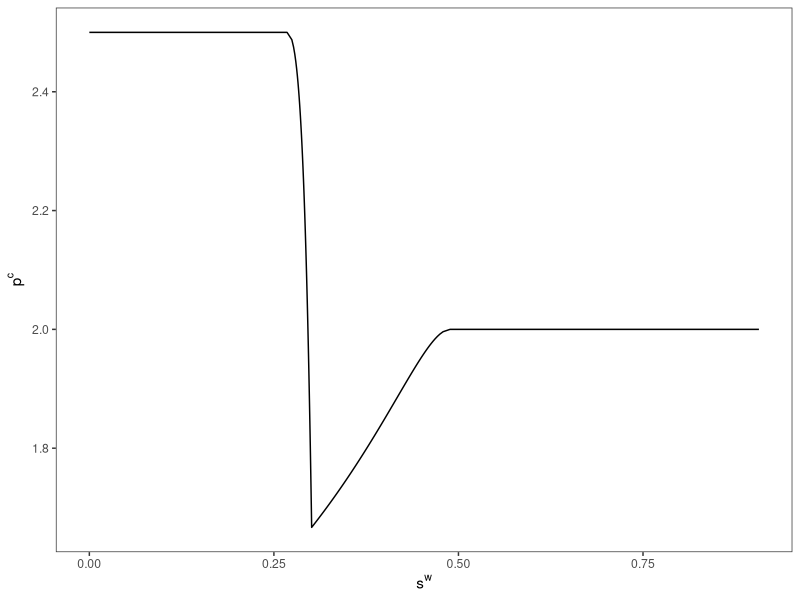
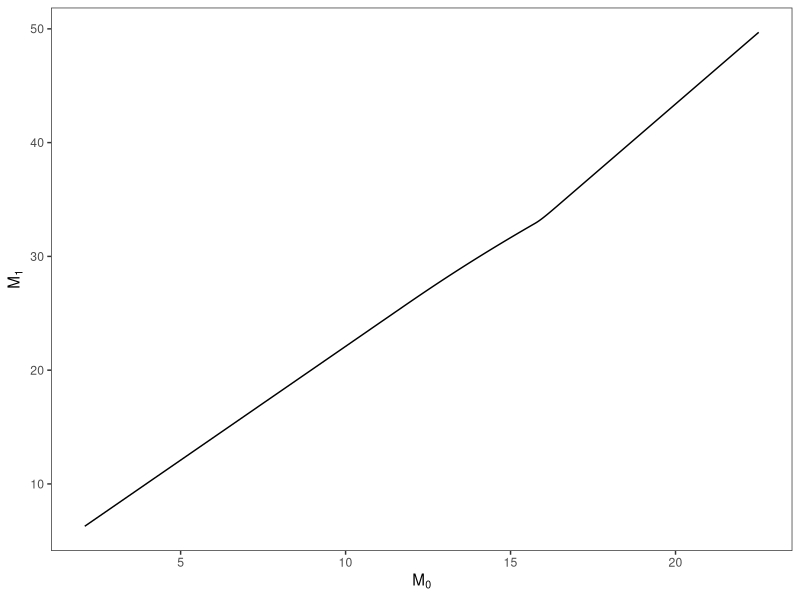
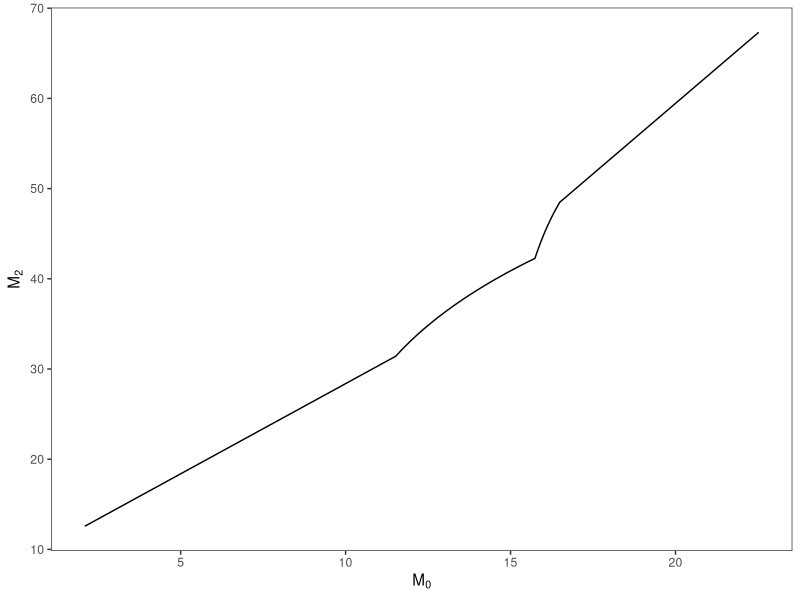

Here is the R script that generated these plots, in order:
require("ggplot2")

GGTHEME<-theme_bw()+theme(panel.grid.major = element_blank(),panel.grid.minor = element_blank())

PI=3.14159

CapVolume<-function(a,h){
	volume<-PI*h*(3*a^2+h^2)/6
	return(volume)
}

CapArea<-function(R,h){
	area<-2*PI*R*h
	return(area)
}

BulbVolume<-function(a1,a2,h){
	volume<-PI*h*(3*a1^2+3*a2^2+h^2)/6
	return(volume)
}

CylArea<-function(R,h){
	area<-2*PI*R*h
	return(area)
}

CylVolume<-function(R,h){
	volume<-PI*R^2*h
	return(volume)
}

# Geometry
L1 = 3.0
L2 = 3.0
r1=1.0
r2=0.8
#Radius of the bulb
Rb=1.2
# Length of the bulb
Hb=sqrt(Rb^2-r1^2)+sqrt(Rb^2-r2^2)

time=seq(0,100)
time_inlet<-time

M0_inlet<-CapVolume(r1,r1)+CylVolume(r1,time*0.01*L1)
M1_inlet<-CapArea(r1,r1)+CylArea(r1,time*0.01*L1)
M2_inlet<-2*CapArea(r1,r1)/r1+CylArea(r1,time*0.03)/r1
Jwn_inlet<-2/r1

# radius of the fluid interface while contact line is pinned
rt_pore<-r1+0.01*(Rb-r1)*time
# height of the spherical cap at the inlet side 
ht_pore<-(rt_pore-sqrt(rt_pore^2-r1^2))
# depth of penetration into the pore
xt_pore<-2*rt_pore-ht_pore

time_pore<-time+100
M0_pore<-CylVolume(r1,L1)+pi*xt_pore*(3*r1^2+xt_pore^2)/6
M1_pore<-CylArea(r1,L1)+2*pi*rt_pore*xt_pore
M2_pore<-CylArea(r1,L1)/r1 + 4*pi*xt_pore
Jwn_pore<-2/rt_pore

rt_pin<-Rb+(r2-Rb)*time*0.01
ht_pin<-rt_pin-sqrt(rt_pin^2-r2^2)
M0_pin<-CylVolume(r1,L1)+BulbVolume(r1,r2,Hb)+pi*ht_pin*(3*r2^2+ht_pin^2)/6
M1_pin<-CylArea(r1,L1) + 2*pi*Rb*Hb + 2*pi*rt_pin*ht_pin
M2_pin<-CylArea(r1,L1)/r1 + 4*pi*Hb + 4*pi*ht_pin
Jwn_pin<-2/rt_pin

time_outlet<-time_pore+100;
Jwn_outlet<-2/r2
M0_outlet<-CylVolume(r1,L1)+BulbVolume(r1,r2,Hb)+CapVolume(r2,r2)+CylVolume(r2,time*0.01*L2)
M1_outlet<-CylArea(r1,L1)+CapArea(Rb,Hb)+CapArea(r2,r2)+CylArea(r2,time*0.01*L2)
M2_outlet<-CylArea(r1,L1)/r1+2*CapArea(Rb,Hb)/Rb+2*CapArea(r2,r2)/r2+CylArea(r2,time*0.01*L2)/r2

M0<-as.vector(rbind(M0_inlet,M0_pore,M0_pin,M0_outlet))
M1<-as.vector(rbind(M1_inlet,M1_pore,M1_pin,M1_outlet))
M2<-as.vector(rbind(M2_inlet,M2_pore,M2_pin,M2_outlet))
Jwn<-as.vector(rbind(Jwn_inlet,Jwn_pore,Jwn_pin,Jwn_outlet))

Vol=max(M0)
sw<-1.0-M0/Vol

p1<-ggplot()+geom_line(aes(time,M0_inlet,color="inlet"))+
	geom_line(aes(time+100,M0_pore,color="pore"))+
	geom_line(aes(time+200,M0_pin,color="pin"))+
	geom_line(aes(time+300,M0_outlet,color="outlet"))

p2<-ggplot()+geom_line(aes(time,M1_inlet,color="inlet"))+
	geom_line(aes(time+100,M1_pore,color="pore"))+
	geom_line(aes(time+200,M1_pin,color="pin"))+
	geom_line(aes(time+300,M1_outlet,color="outlet"))

p3<-ggplot()+geom_line(aes(time,M2_inlet,color="inlet"))+
	geom_line(aes(time+100,M2_pore,color="pore"))+
	geom_line(aes(time+200,M2_pin,color="pin"))+
	geom_line(aes(time+300,M2_outlet,color="outlet"))


p4<-ggplot()+geom_line(aes(sw,Jwn))+GGTHEME+
	xlab(expression(s^w))+ylab(expression(p^c))

p5<-ggplot()+geom_line(aes(M0,M1))+GGTHEME+
	xlab(expression(M[0]))+ylab(expression(M[1]))

p6<-ggplot()+geom_line(aes(M0,M2))+GGTHEME+
	xlab(expression(M[0]))+ylab(expression(M[2]))

ggsave("InkBottle-Jwn-sw.png",p4,width=5.0,height=4.0)
ggsave("InkBottle-M0-M1.png",p5,width=5.0,height=4.0)
ggsave("InkBottle-M0-M2.png",p6,width=5.0,height=4.0)
